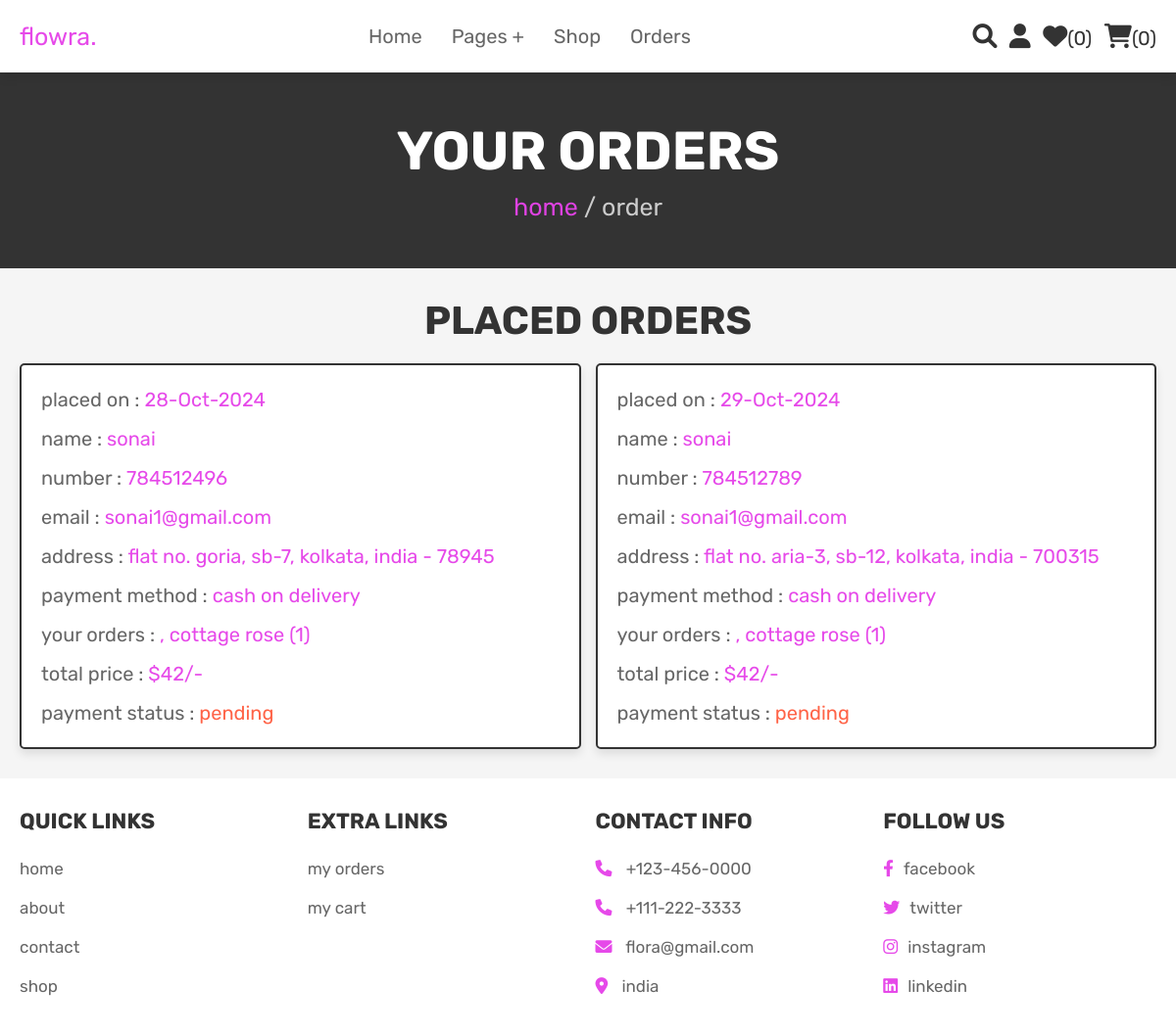
Page /orders.php (signed in) on the committed database.
### tables this page shows
CREATE TABLE `orders` (
  `id` int(100) NOT NULL,
  `user_id` int(100) NOT NULL,
  `name` varchar(100) NOT NULL,
  `number` varchar(12) NOT NULL,
  `email` varchar(100) NOT NULL,
  `method` varchar(50) NOT NULL,
  `address` varchar(500) NOT NULL,
  `total_products` varchar(1000) NOT NULL,
  `total_price` int(100) NOT NULL,
  `placed_on` varchar(50) NOT NULL,
  `payment_status` varchar(20) NOT NULL DEFAULT 'pending'
);

### orders.php (the view, shortened to what this page needs)
<?php
@include 'config.php';
$user_id = $_SESSION['user_id'];
?>
<!DOCTYPE html>
<html lang="en">
<head>
   <link rel="stylesheet" href="https://cdnjs.cloudflare.com/ajax/libs/font-awesome/6.0.0/css/all.min.css">
   <link rel="stylesheet" href="css/style.css">
</head>
<body>
<?php @include 'header.php'; ?>
<section class="heading">
    <h3>your orders</h3>
    <p> <a href="home.php">home</a> / order </p>
</section>
<section class="placed-orders">
    <h1 class="title">placed orders</h1>
    <div class="box-container">
    <?php
        $select_orders = mysqli_query($conn, "SELECT * FROM `orders` WHERE user_id = '$user_id'") or die('query failed');
        if(mysqli_num_rows($select_orders) > 0){
            while($fetch_orders = mysqli_fetch_assoc($select_orders)){
    ?>
    <div class="box">
        <p> placed on : <span><?php echo $fetch_orders['placed_on']; ?></span> </p>
        <p> name : <span><?php echo $fetch_orders['name']; ?></span> </p>
        <p> number : <span><?php echo $fetch_orders['number']; ?></span> </p>
        <p> email : <span><?php echo $fetch_orders['email']; ?></span> </p>
        <p> address : <span><?php echo $fetch_orders['address']; ?></span> </p>
        <p> payment method : <span><?php echo $fetch_orders['method']; ?></span> </p>
        <p> your orders : <span><?php echo $fetch_orders['total_products']; ?></span> </p>
        <p> total price : <span>$<?php echo $fetch_orders['total_price']; ?>/-</span> </p>
        <p> payment status : <span style="color:<?php if($fetch_orders['payment_status'] == 'pending'){echo 'tomato'; }else{echo 'green';} ?>"><?php echo $fetch_orders['payment_status']; ?></span> </p>
    </div>
    <?php
        }
    }else{
        echo '<p class="empty">no orders placed yet!</p>';
    }
    ?>
    </div>
</section>
<?php @include 'footer.php'; ?>
</body>
</html>

### css/style.css (style rules this page uses)
:root { --pink:#e543e8f7; --red:#c0392b; --orange:#ca9cdd; --black:#333; --white:#fff; --light-color:#666; --light-white:#ccc; --light-bg:#f5f5f5; --border:.2rem solid var(--black); --box-shadow:0 .5rem 1rem rgba(0,0,0,.1); }
* { font-family: 'Rubik', sans-serif; margin:0; padding:0; box-sizing: border-box; outline: none; border:none; text-decoration: none; transition:all .2s linear; }
html { font-size: 62.5%; overflow-x: hidden; scroll-behavior: smooth; scroll-padding-top: 6.5rem; }
body { background: var(--light-bg); }
section { padding:3rem 2rem; }
.heading { display: flex; flex-flow: column; align-items: center; justify-content: center; gap:1rem; background-color: var(--black); text-align: center; min-height: 25vh; }
.heading h3 { font-size: 5.5rem; color:var(--white); text-transform: uppercase; }
.heading p { font-size: 2.5rem; color:var(--light-white); }
.heading p a { color:var(--pink); }
.title { text-align: center; margin-bottom: 2rem; color:var(--black); text-transform: uppercase; font-size: 4rem; }
.placed-orders .box-container { max-width: 1200px; margin:0 auto; display: flex; flex-wrap: wrap; gap:1.5rem; align-items: flex-start; }
.placed-orders .box-container .box { background-color: var(--white); padding:1rem 2rem; border:var(--border); box-shadow: var(--box-shadow); flex:1 1 40rem; border-radius: .5rem; }
.placed-orders .box-container .box p { margin: 1rem 0; font-size: 2rem; line-height: 1.5; color:var(--light-color); }
.placed-orders .box-container .box p span { color:var(--pink); }

### rows in the picture
orders: placed_on "28-Oct-2024", name "sonai", number "784512496", email "sonai1@gmail.com", address "flat no. goria, sb-7, kolkata, india - 78945", method "cash on delivery", total_products ", cottage rose (1)", total_price "42", payment_status "pending"
orders: placed_on "29-Oct-2024", name "sonai", number "784512789", email "sonai1@gmail.com", address "flat no. aria-3, sb-12, kolkata, india - 700315", method "cash on delivery", total_products ", cottage rose (1)", total_price "42", payment_status "pending"

### other values in the picture
$wishlist_num_rows "0"
$cart_num_rows "0"
